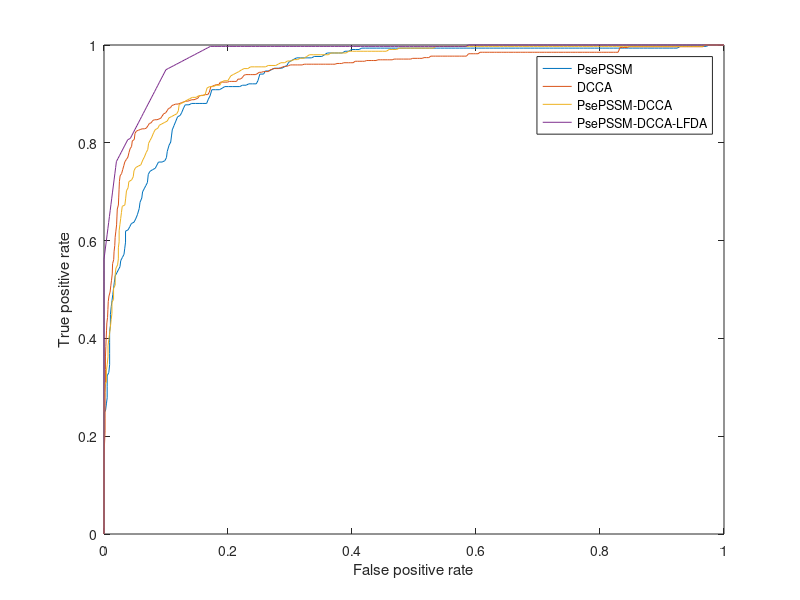

MATLAB code to generate this figure:
clear all
clc
% load('317pssm.mat')
% load('317dcca.mat')
% load('317pssm-dcca.mat')
% load('317LFDA.mat')
load('225pssm.mat')
load('317dcca.mat')
load('225pssm-dcca.mat')
load('225LFDA.mat')
%auc
x1=x1';
y1=y1';
x2=x2';
y2=y2';
x3=x3';
y3=y3';
y4=y4';
x4=x4';
auc1= sum((x1(2:length(x1),1)-x1(1:length(x1)-1,1)).*y1(2:length(y1),1))
auc2= sum((x2(2:length(x2),1)-x2(1:length(x2)-1,1)).*y2(2:length(y2),1))
auc3= sum((x3(2:length(x3),1)-x3(1:length(x3)-1,1)).*y3(2:length(y3),1))
auc4= sum((x4(2:length(x4),1)-x4(1:length(x4)-1,1)).*y4(2:length(y4),1))
 plot(x1,y1,x2,y2,x3,y3,x4,y4);
 %auc = sum((stack_x(2:length(roc_y),1)-stack_x(1:length(roc_y)-1,1)).*stack_y(2:length(roc_y),1))
 %Comment the above lines if using perfcurve of statistics toolbox
  %[stack_x,stack_y,thre,auc]=perfcurve(label_y,deci,1);
	%plot(stack_x,stack_y);
	xlabel('False positive rate');
	ylabel('True positive rate');
% legend('PseACC  AUC= 0.882','PsePSSM AUC=0.939','PseACC-PsePSSM AUC=0.934','WD-PseACC-PsePSSM AUC= 0.981');
%legend('PseACC  AUC= 0.936','PsePSSM AUC=0.954','PseACC-PsePSSM AUC=0.953','WD-PseACC-PsePSSM AUC= 0.984');
legend('PsePSSM','DCCA','PsePSSM-DCCA','PsePSSM-DCCA-LFDA');
	%title(['ROC curve of (AUC = ' num2str(auc) ' )']);